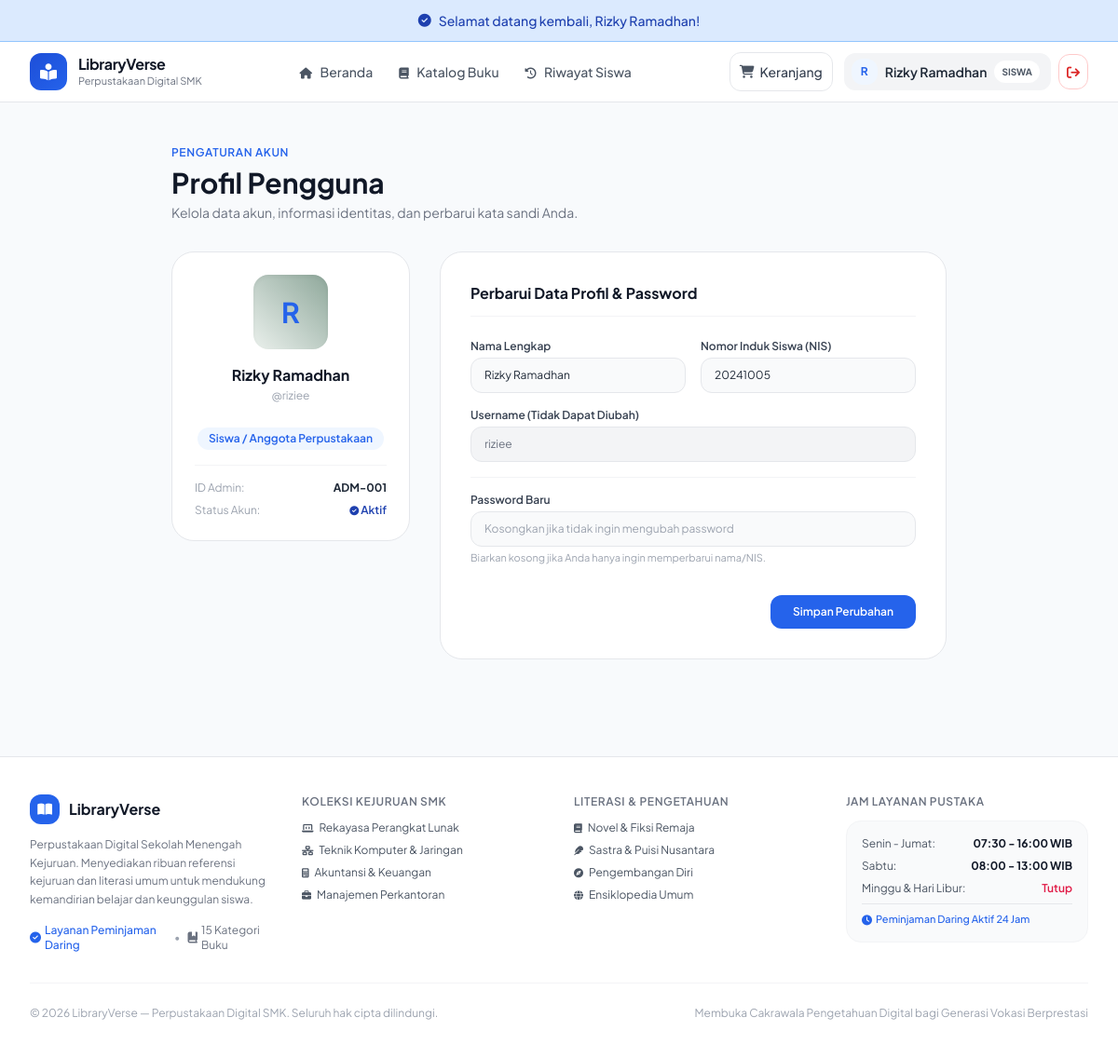
The app's page /index.php?c=auth&a=profile (signed in) with its own data.
### tables this page shows
CREATE TABLE `user` (
  `id_user` int(11) NOT NULL,
  `nis` varchar(20) DEFAULT NULL,
  `nama_lengkap` varchar(100) NOT NULL,
  `username` varchar(30) NOT NULL,
  `password` varchar(255) NOT NULL,
  `role` enum('admin','pengguna') NOT NULL DEFAULT 'pengguna',
  `status` enum('Aktif','Non-Aktif') NOT NULL DEFAULT 'Aktif'
);

### controller/AuthController.php (called while the page is built, shortened)
<?php
class AuthController extends Controller {
    private $userModel;
    public function __construct() {
        $this->userModel = new User();
    }
    public function profile() {
        $userId = (int) $_SESSION['user_id'];
        $userType = $_SESSION['user_type'];
        $userData = $this->userModel->getById(
            'id_user',
            $userId
        );
        $this->view(
            'auth/profile',
            [
                'pageTitle' => 'Profil Saya',
                'user' => $userData,
                'userType' => $userType
            ]
        );
    }
}
?>

### model/Model.php (called while the page is built, shortened)
<?php
require_once __DIR__ . '/../config/Database.php';
abstract class Model {
    protected $db;
    protected $table;
    public function __construct() {
        $this->db = Database::getInstance()->getConnection();
    }
    public function getById($column, $id) {
        $stmt = $this->db->prepare("SELECT * FROM {$this->table} WHERE {$column} = :id LIMIT 1");
        $stmt->execute([':id' => $id]);
        return $stmt->fetch();
    }
}

### config/Database.php (called while the page is built, shortened)
<?php
class Database {
    private $host    = "localhost";
    private $user    = "root";
    private $pass    = "";
    private $dbname  = "xii_rpl_1_alisa_paket4";
    private $charset = "utf8mb4";
    private static $instance = null;
    private $dbh;
    private function __construct() {
        $dsn = "mysql:host=" . $this->host . ";dbname=" . $this->dbname . ";charset=" . $this->charset;
        $options = [
            PDO::ATTR_PERSISTENT         => false,
            PDO::ATTR_ERRMODE            => PDO::ERRMODE_EXCEPTION,
            PDO::ATTR_DEFAULT_FETCH_MODE => PDO::FETCH_ASSOC,
            PDO::ATTR_EMULATE_PREPARES   => false,
        ];
        try {
            $this->dbh = new PDO($dsn, $this->user, $this->pass, $options);
        } catch (PDOException $e) {
            $this->error = $e->getMessage();
            die("Koneksi Database Gagal: " . $this->error . "<br>Pastikan database <b>" . $this->dbname . "</b> sudah di-import di phpMyAdmin!");
        }
    }
    public static function getInstance() {
        if (self::$instance === null) {
            self::$instance = new self();
        }
        return self::$instance;
    }
    public function getConnection() {
        return $this->dbh;
    }
}

### view/auth/profile.php (the view)
<div class="max-w-4xl mx-auto px-4 sm:px-6 lg:px-8 py-10 space-y-8">
    <div>
        <span class="text-xs font-semibold text-[#8FA89B] uppercase tracking-wider">Pengaturan Akun</span>
        <h1 class="text-2xl sm:text-3xl font-bold text-gray-900 mt-1">Profil Pengguna</h1>
        <p class="text-xs sm:text-sm text-gray-500 mt-1">
            Kelola data akun, informasi identitas, dan perbarui kata sandi Anda.
        </p>
    </div>
    <div class="grid grid-cols-1 md:grid-cols-12 gap-8">
        <div class="md:col-span-4">
            <div class="bg-white rounded-3xl p-6 border border-gray-200 text-center space-y-4 shadow-xs">
                <div class="w-20 h-20 rounded-2xl bg-gradient-to-tr <?= $userType === 'admin' ? 'from-[#FDF0ED] to-[#E8A598] text-[#E8A598]' : 'from-[#EAF0EC] to-[#8FA89B] text-[#557565]' ?> flex items-center justify-center text-3xl font-bold mx-auto shadow-inner">
                    <?= strtoupper(substr($userType === 'admin' ? ($user['nama_admin'] ?? 'A') : ($user['nama_lengkap'] ?? 'U'), 0, 1)) ?>
                </div>
                <div>
                    <h3 class="font-bold text-gray-900 text-base">
                        <?= htmlspecialchars($userType === 'admin' ? ($user['nama_admin'] ?? 'Administrator') : ($user['nama_lengkap'] ?? 'Siswa')) ?>
                    </h3>
                    <span class="text-xs text-gray-400 block mt-0.5">@<?= htmlspecialchars($user['username'] ?? '') ?></span>
                </div>
                <div class="pt-2">
                    <span class="inline-block px-3 py-1 rounded-full text-xs font-semibold <?= $userType === 'admin' ? 'bg-[#FDF0ED] text-[#E8A598]' : 'bg-[#EAF0EC] text-[#557565]' ?>">
                        <?= $userType === 'admin' ? 'Administrator Perpustakaan' : 'Siswa / Anggota Perpustakaan' ?>
                    </span>
                </div>
                <div class="border-t border-gray-100 pt-4 text-xs text-left space-y-2 text-gray-600">
                    <?php if ($userType === 'user'): ?>
                        <div class="flex justify-between">
                            <span class="text-gray-400">Nomor Induk (NIS):</span>
                            <strong class="text-gray-800"><?= htmlspecialchars($user['nis'] ?? '-') ?></strong>
                        </div>
                    <?php else: ?>
                        <div class="flex justify-between">
                            <span class="text-gray-400">ID Admin:</span>
                            <strong class="text-gray-800">ADM-00<?= $user['id_admin'] ?? 1 ?></strong>
                        </div>
                    <?php endif; ?>
                    <div class="flex justify-between">
                        <span class="text-gray-400">Status Akun:</span>
                        <span class="text-emerald-600 font-semibold"><i class="fa-solid fa-circle-check text-[10px]"></i> Aktif</span>
                    </div>
                </div>
            </div>
        </div>
        <div class="md:col-span-8">
            <div class="bg-white rounded-3xl p-6 sm:p-8 border border-gray-200 shadow-xs space-y-6">
                <h3 class="font-bold text-gray-900 text-base border-b border-gray-100 pb-3">
                    Perbarui Data Profil & Password
                </h3>
                <form action="index.php?c=auth&a=profile" method="POST" class="space-y-4 text-xs">
                    <?php if ($userType === 'admin'): ?>
                        <div class="space-y-1">
                            <label class="font-semibold text-gray-700">Nama Petugas / Administrator</label>
                            <input type="text" name="nama" required value="<?= htmlspecialchars($user['nama_admin'] ?? '') ?>" class="w-full px-3.5 py-2.5 rounded-xl border border-gray-200 focus:border-[#8FA89B] focus:ring-2 focus:ring-[#8FA89B]/20 outline-none text-gray-800 bg-gray-50 focus:bg-white">
                        </div>
                    <?php else: ?>
                        <div class="grid grid-cols-1 sm:grid-cols-2 gap-4">
                            <div class="space-y-1">
                                <label class="font-semibold text-gray-700">Nama Lengkap</label>
                                <input type="text" name="nama" required value="<?= htmlspecialchars($user['nama_lengkap'] ?? '') ?>" class="w-full px-3.5 py-2.5 rounded-xl border border-gray-200 focus:border-[#8FA89B] focus:ring-2 focus:ring-[#8FA89B]/20 outline-none text-gray-800 bg-gray-50 focus:bg-white">
                            </div>
                            <div class="space-y-1">
                                <label class="font-semibold text-gray-700">Nomor Induk Siswa (NIS)</label>
                                <input type="text" name="nis" required value="<?= htmlspecialchars($user['nis'] ?? '') ?>" class="w-full px-3.5 py-2.5 rounded-xl border border-gray-200 focus:border-[#8FA89B] focus:ring-2 focus:ring-[#8FA89B]/20 outline-none text-gray-800 bg-gray-50 focus:bg-white">
                            </div>
                        </div>
                    <?php endif; ?>
                    <div class="space-y-1">
                        <label class="font-semibold text-gray-700">Username (Tidak Dapat Diubah)</label>
                        <input type="text" disabled value="<?= htmlspecialchars($user['username'] ?? '') ?>" class="w-full px-3.5 py-2.5 rounded-xl border border-gray-200 bg-gray-100 text-gray-500 cursor-not-allowed">
                    </div>
                    <div class="pt-4 border-t border-gray-100 space-y-1">
                        <label class="font-semibold text-gray-700">Password Baru</label>
                        <input type="password" name="password" placeholder="Kosongkan jika tidak ingin mengubah password" class="w-full px-3.5 py-2.5 rounded-xl border border-gray-200 focus:border-[#8FA89B] focus:ring-2 focus:ring-[#8FA89B]/20 outline-none text-gray-800 bg-gray-50 focus:bg-white">
                        <span class="text-[11px] text-gray-400 block">Biarkan kosong jika Anda hanya ingin memperbarui nama/NIS.</span>
                    </div>
                    <div class="pt-4 flex items-center justify-end gap-3">
                        <button type="submit" class="px-6 py-2.5 rounded-xl bg-[#8FA89B] hover:bg-[#789687] text-white font-semibold text-xs transition shadow-xs">
                            Simpan Perubahan
                        </button>
                    </div>
                </form>
            </div>
        </div>
    </div>
</div>

### view/templates/header.php (style rules this page uses)
body { font-family: 'Plus Jakarta Sans', sans-serif; background-color: #F8FAFC; color: #1E293B; }
.bg-\[\#8FA89B\], .bg-\[\#557565\], .bg-\[\#6B8E7B\] { background-color: #2563EB !important; }
.text-\[\#557565\], .text-\[\#8FA89B\] { color: #2563EB !important; }
.bg-\[\#EAF0EC\] { background-color: #EFF6FF !important; }
[class*="text-emerald-"], [class*="text-[#065f46]"] { color: #1E40AF !important; }

### records on screen
user: nama_lengkap "R", nama_lengkap "Rizky Ramadhan", username "riziee", nama "Rizky Ramadhan", nis "20241005"

### other values on screen
$flash['message'] "Selamat datang kembali, Rizky Ramadhan!"
substr($userName, 0, 1) "R"
$userName "Rizky Ramadhan"
$user['id_admin'] "1"
